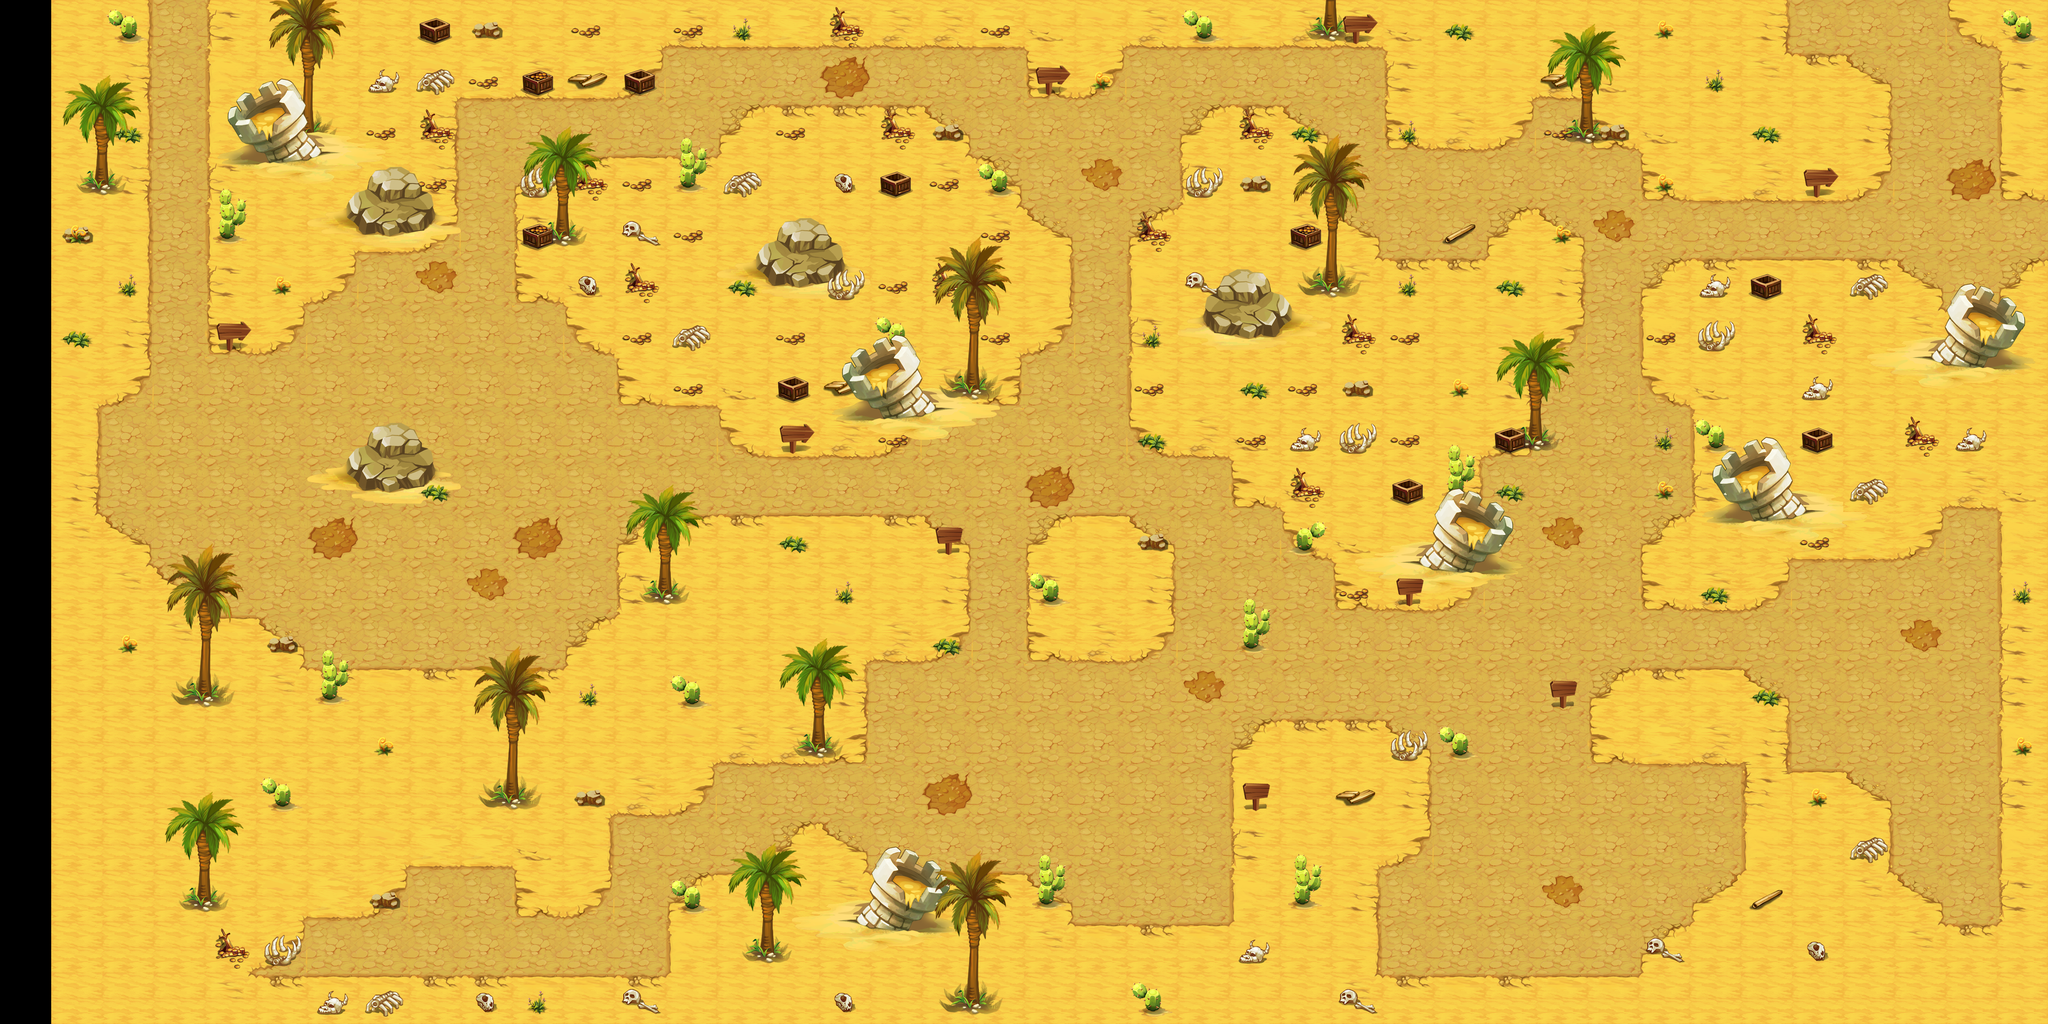

Below is a game level as drawn by its tile map, then a one-line description and the .tmx that defines it (tile-layer data replaced by summaries):
An orthogonal 40x20 tile map with 128x128 px tiles, 4 tile layers (ground, object1, object2, object3), 2 tilesets.

<map version="1.0" orientation="orthogonal" width="40" height="20" tilewidth="128" tileheight="128">
 <tileset firstgid="1" name="DesertGround" tilewidth="128" tileheight="128">
  <image source="DesertGround.png" width="768" height="768" />
 </tileset>
 <tileset firstgid="37" name="DesertObject" tilewidth="128" tileheight="128">
  <image source="DesertObject.png" width="768" height="1152" />
 </tileset>
 <layer name="ground" width="40" height="20">
  <data>[800 cells, 780 non-empty, 22 distinct tile ids]</data>
 </layer>
 <layer name="object1" width="40" height="20">
  <data>[800 cells, 187 non-empty, 50 distinct tile ids]</data>
 </layer>
 <layer name="object2" width="40" height="20">
  <data>[800 cells, 102 non-empty, 41 distinct tile ids]</data>
 </layer>
 <layer name="object3" width="40" height="20">
  <data>[800 cells, 66 non-empty, 36 distinct tile ids]</data>
 </layer>
</map>